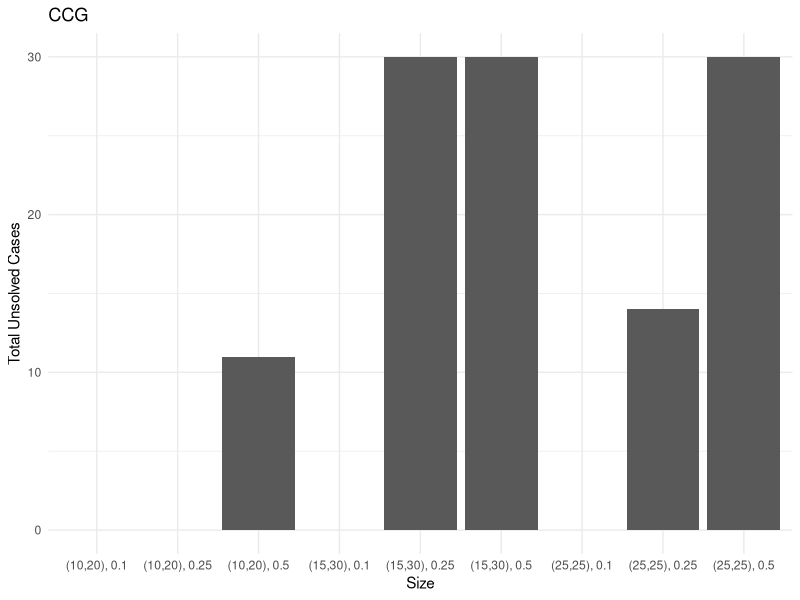
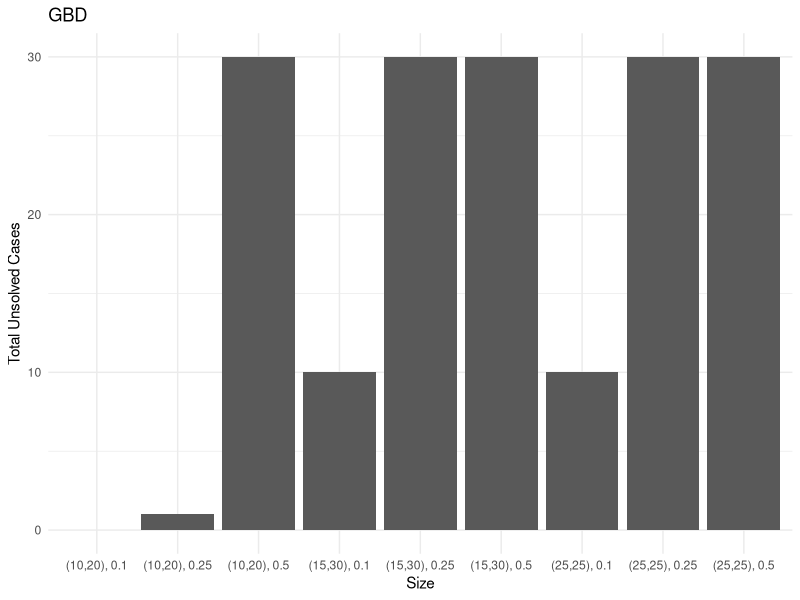
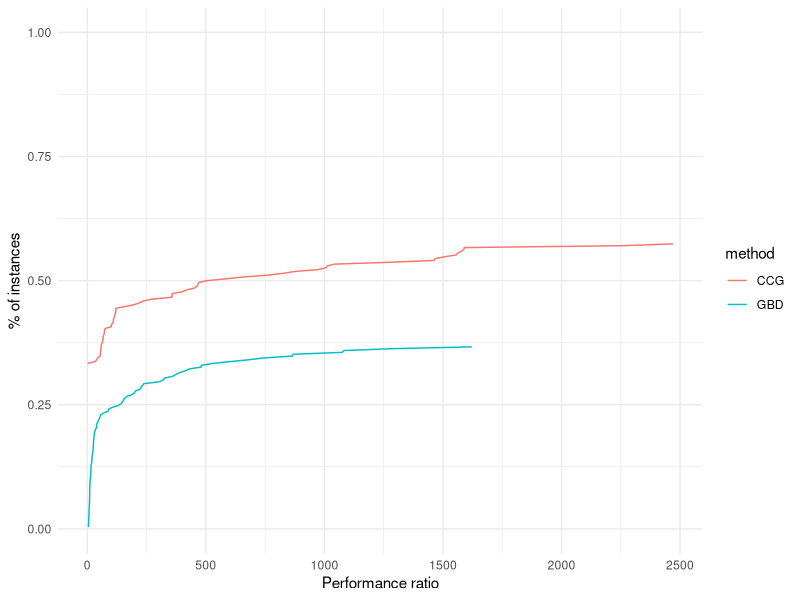
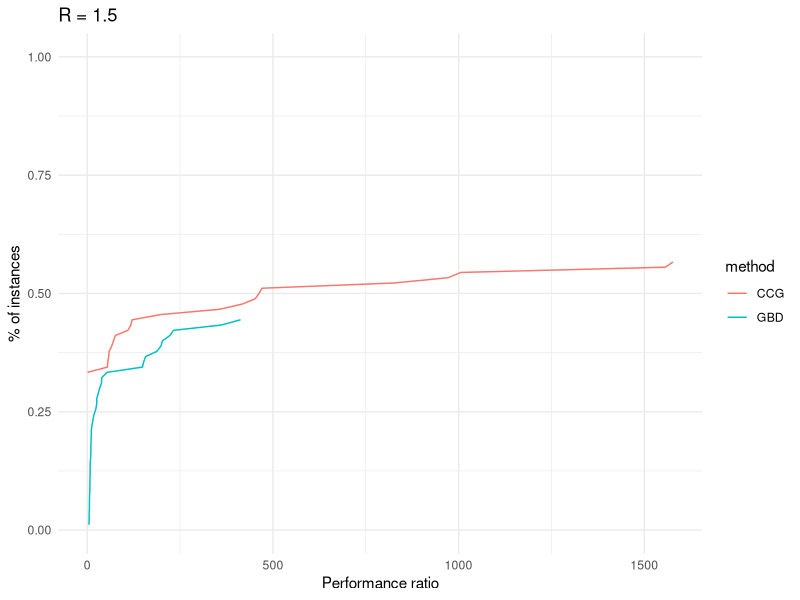
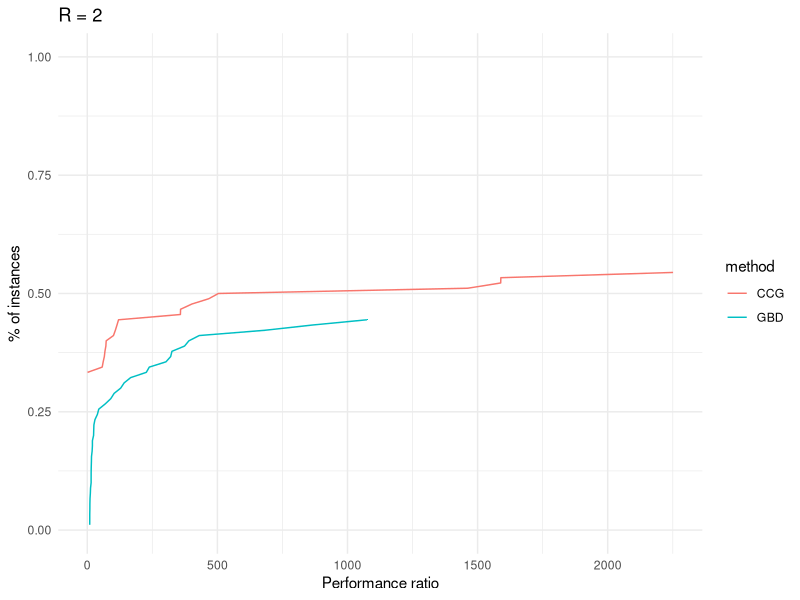
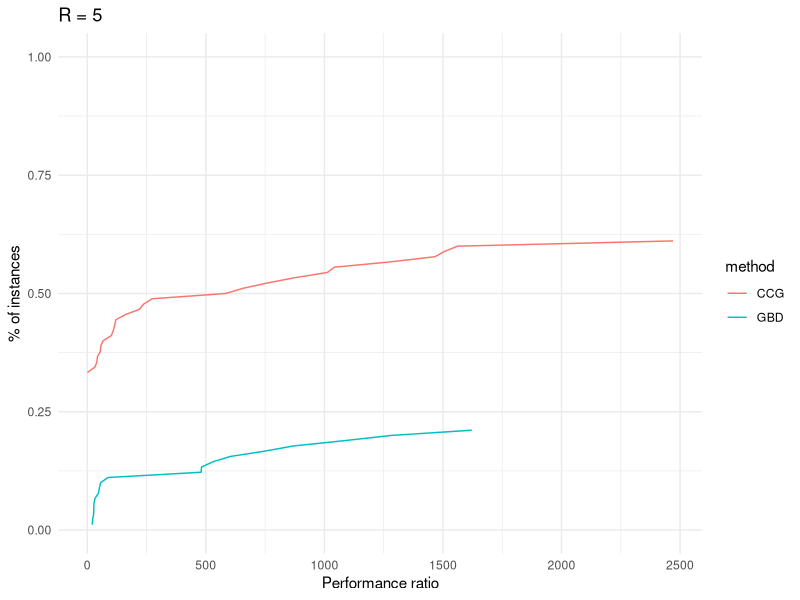
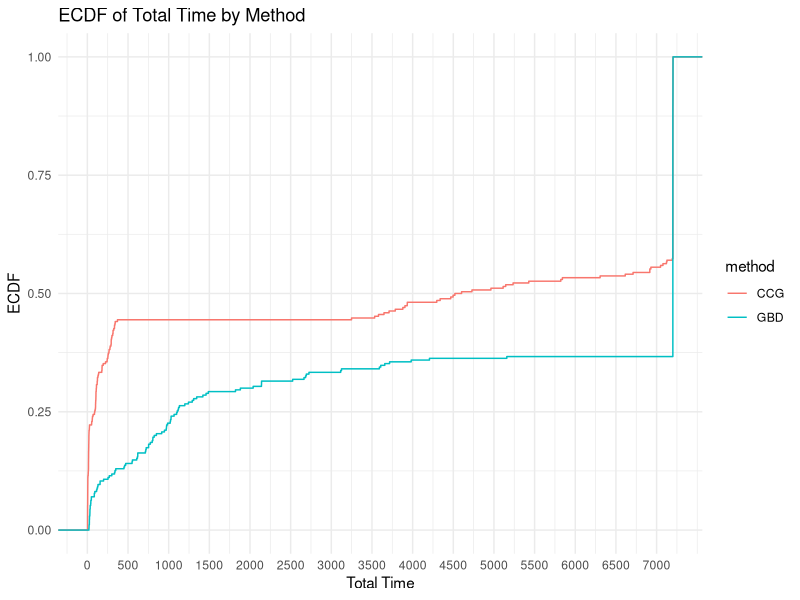
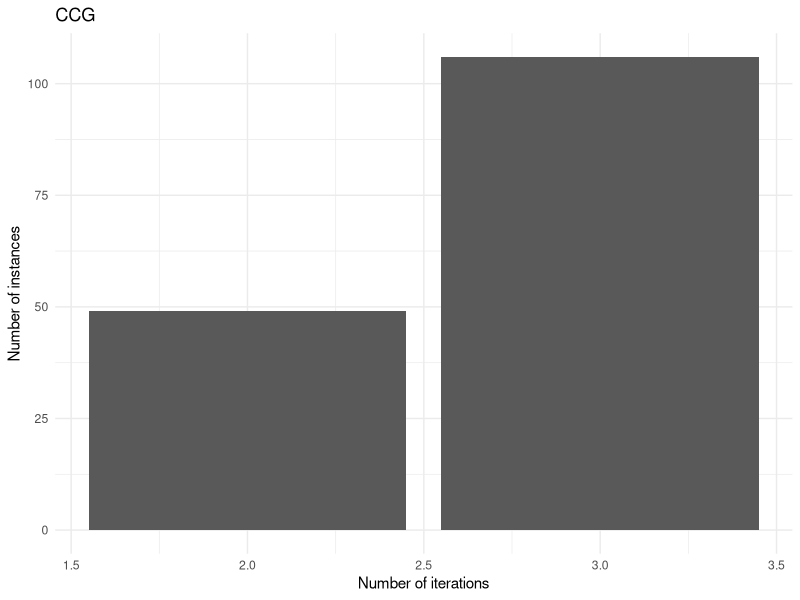

Generate these figures, in order, with R:
## ---- chunk 1
library(rmarkdown)
library(kableExtra)
library(tidyr)
library(ggplot2)
suppressPackageStartupMessages(library(dplyr))
## ---- chunk 2
results = read.table("./results.csv", header = FALSE, sep = ',')
colnames(results) <- c("tag", "instance", "n_facilities", "n_customers", "Gamma", "deviation", "time_limit", "method", "total_time", "master_time", "separation_time", "best_bound", "iteration_count", "fail")
results$tag = NULL

results = results[!(results$n_facilities == 10 & results$n_customers == 30),]
results = results[!(results$n_facilities == 15 & results$n_customers == 40),]
## ---- chunk 3
sum(results$fail)
## ---- chunk 4
results$p = results$Gamma / results$n_customers
results$p = ceiling(results$p / .05) * .05
## ---- chunk 5
results = results %>%
  mutate(
    ratio_demand_capacity = as.integer(sub('.*instance_F\\d+_C\\d+_R(\\d+)__\\d+\\.txt', '\\1', instance))
  )

results$size = paste0("(", results$n_facilities, ",", results$n_customers, "), ", results$p)
## ---- chunk 6
time_limit = 7200

results$unsolved = results$total_time >= time_limit | results$fail
## ---- chunk 7
paged_table(results)
## ---- chunk 8
time_limit = 7200
## ---- chunk 9
for (method in unique(results$method)) {
  
  # Sum of unsolved cases for each size
  sum_unsolved = results[results$method == method,] %>% group_by(size) %>% summarise(total_unsolved = sum(unsolved))
  
  # Create a bar plot
  p = ggplot(sum_unsolved, aes(x = size, y = total_unsolved)) +
    geom_bar(stat = "identity") +
    labs(x = "Size", y = "Total Unsolved Cases", title = method) +
    theme_minimal()

  print(p)
}
## ---- chunk 10
add_performance_ratio = function(dataset, 
                                 criterion_column = "total_time",
                                 unsolved_column = "unsolved",
                                 instance_column = "instance",
                                 solver_column = "solver",
                                 output_column = "performance_ratio") {
  
  # Compute best score for each instance
  best = dataset %>%
    group_by(!!sym(instance_column)) %>%
    mutate(best_solver = min(!!sym(criterion_column)))
  
  # Compute performance ratio for each instance and solver
  result = best %>%
    group_by(!!sym(instance_column), !!sym(solver_column)) %>%
    mutate(!!sym(output_column) := !!sym(criterion_column) / best_solver) %>%
    ungroup()
  
  if (sum(result[,unsolved_column]) > 0) {
    result[result[,unsolved_column] == TRUE,output_column] = max(result[,output_column])
  }

  return (result)
}

plot_performance_profile = function(dataset,
                                    criterion_column,
                                    unsolved_column = "unsolved",
                                    instance_column = "instance",
                                    solver_column = "solver"
                                    ) {
  
  dataset_with_performance_ratios = add_performance_ratio(dataset,
                                                          criterion_column = criterion_column,
                                                          instance_column = instance_column,
                                                          solver_column = solver_column,
                                                          unsolved_column = unsolved_column)
  
  solved_dataset_with_performance_ratios = dataset_with_performance_ratios[!dataset_with_performance_ratios[,unsolved_column],]
  
  compute_performance_profile_point = function(method, data) {
    
    performance_ratios = solved_dataset_with_performance_ratios[solved_dataset_with_performance_ratios[,solver_column] == method,]$performance_ratio
    
    unscaled_performance_profile_point = ecdf(performance_ratios)(data)
    
    n_instances = sum(dataset[,solver_column] == method)
    n_solved_instances = sum(dataset[,solver_column] == method & !dataset[,unsolved_column])
    
    return( unscaled_performance_profile_point * n_solved_instances / n_instances )
  }
  
  perf = solved_dataset_with_performance_ratios %>%
    group_by(!!sym(solver_column)) %>%
    mutate(performance_profile_point = compute_performance_profile_point(unique(!!sym(solver_column)), performance_ratio))
  
  result = ggplot(data = perf, aes(x = performance_ratio, y = performance_profile_point, color = !!sym(solver_column))) +
              geom_line()
  
  return (result)
}

## ---- chunk 11
plot_performance_profile(results, criterion_column = "total_time", solver_column = "method") +
  labs(x = "Performance ratio", y = "% of instances") +
  scale_y_continuous(limits = c(0, 1)) +
  theme_minimal()
## ---- chunk 12
for (ratio in unique(results$ratio_demand_capacity)) {
  
  p = plot_performance_profile(results[results$ratio_demand_capacity == ratio,], criterion_column = "total_time", solver_column = "method") +
    labs(x = "Performance ratio", y = "% of instances", title = paste0("R = ", ratio / 1000)) +
    scale_y_continuous(limits = c(0, 1)) +
    theme_minimal()
  
  print(p)
}
## ---- chunk 13
ggplot(results, aes(x = total_time, color = method)) +
  stat_ecdf(geom = "step") +
  xlab("Total Time") +
  ylab("ECDF") +
  labs(title = "ECDF of Total Time by Method")  +
  scale_x_continuous(breaks = seq(0, max(results$total_time), by = 500), labels = seq(0, max(results$total_time), by = 500)) +
  theme_minimal()
## ---- chunk 14
results_solved = results %>%
  filter(total_time < 7200) %>%
  group_by(method, n_facilities, n_customers, p, deviation) %>%
  summarize(
    solved = n(),
    total_time = mean(total_time),
    master_time = mean(master_time),
    separation_time = mean(separation_time),
    solved_iteration_count = mean(iteration_count),
    .groups = "drop"
  ) %>%
  ungroup()
## ---- chunk 15
results_unsolved <- results %>%
  filter(total_time >= 7200) %>%
  group_by(method, n_facilities, n_customers, p, deviation) %>%
  summarize(
    unsolved = n(),
    unsolved_iteration_count = mean(iteration_count),
    .groups = "drop"
  ) %>%
  ungroup()
## ---- chunk 16
final_result <- merge(results_solved, results_unsolved, by = c("method", "n_facilities", "n_customers", "p", "deviation"), all = TRUE)
## ---- chunk 17
final_result[is.na(final_result)] = 0
## ---- chunk 18
knitr::kable(final_result, 
               digits = c(0, 0, 0, 2, 2, 0, 2, 2, 2, 2, 0, 2), 
               col.names = c("Method", "|V_1|", "|V_2|", "p", "dev", "Count", "Total", "Master", "Sepatation", "# Iter", "Count", "# Iter"),
               caption = "Summary table"
             ) %>%
      kable_classic() %>%
      add_header_above(c(" " = 5, "Solved instances" = 5, "Unsolved instances" = 2)
)
## ---- chunk 19
for (method in unique(results$method)) {
  
  p = ggplot(results[results$method == method & results$total_time < time_limit,], aes(x = iteration_count)) +
    geom_bar() +
    labs(
      title = method,
      x = "Number of iterations",
      y = "Number of instances"
    ) +
    theme_minimal()
    
  print(p) 
}
